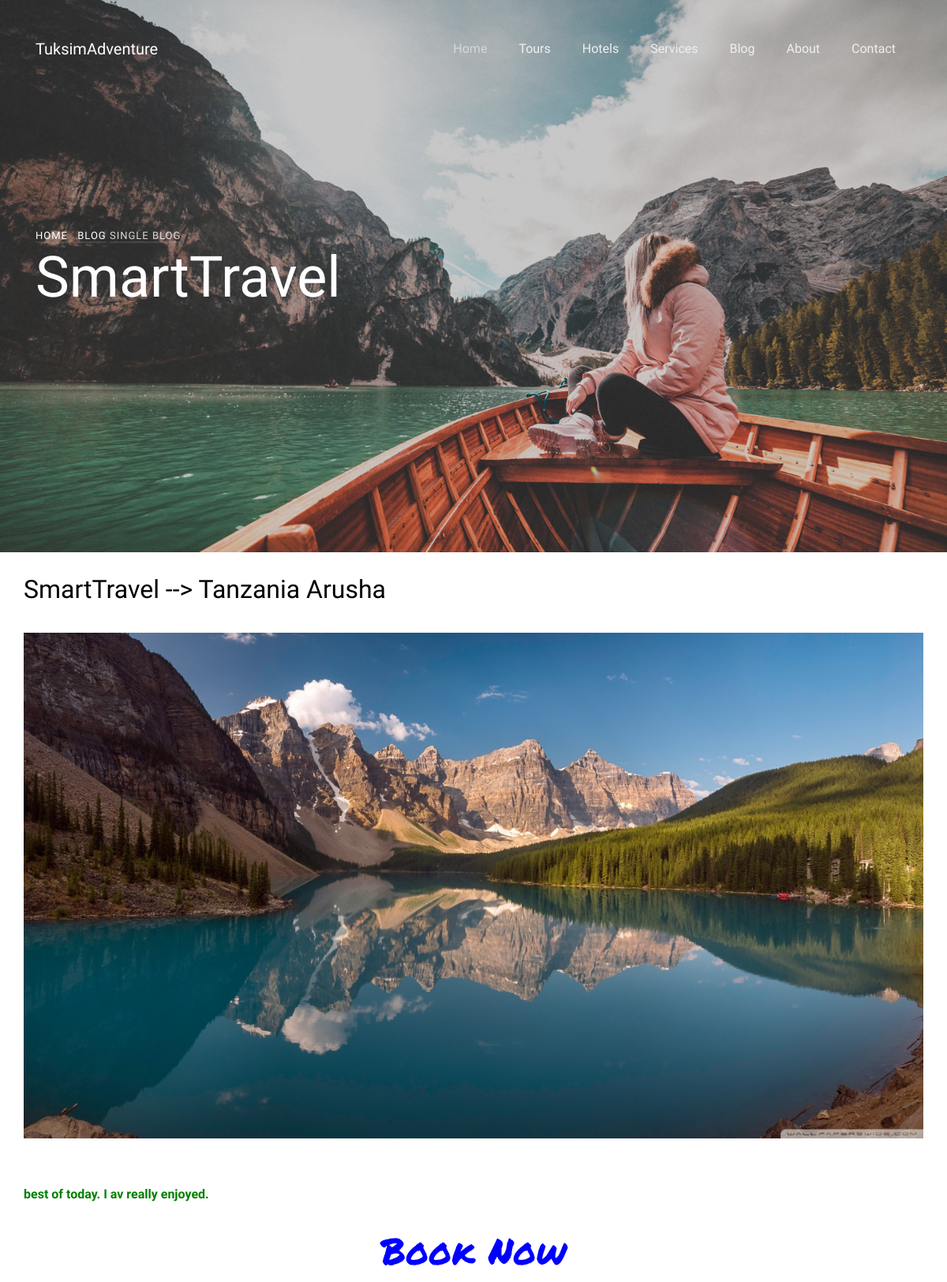
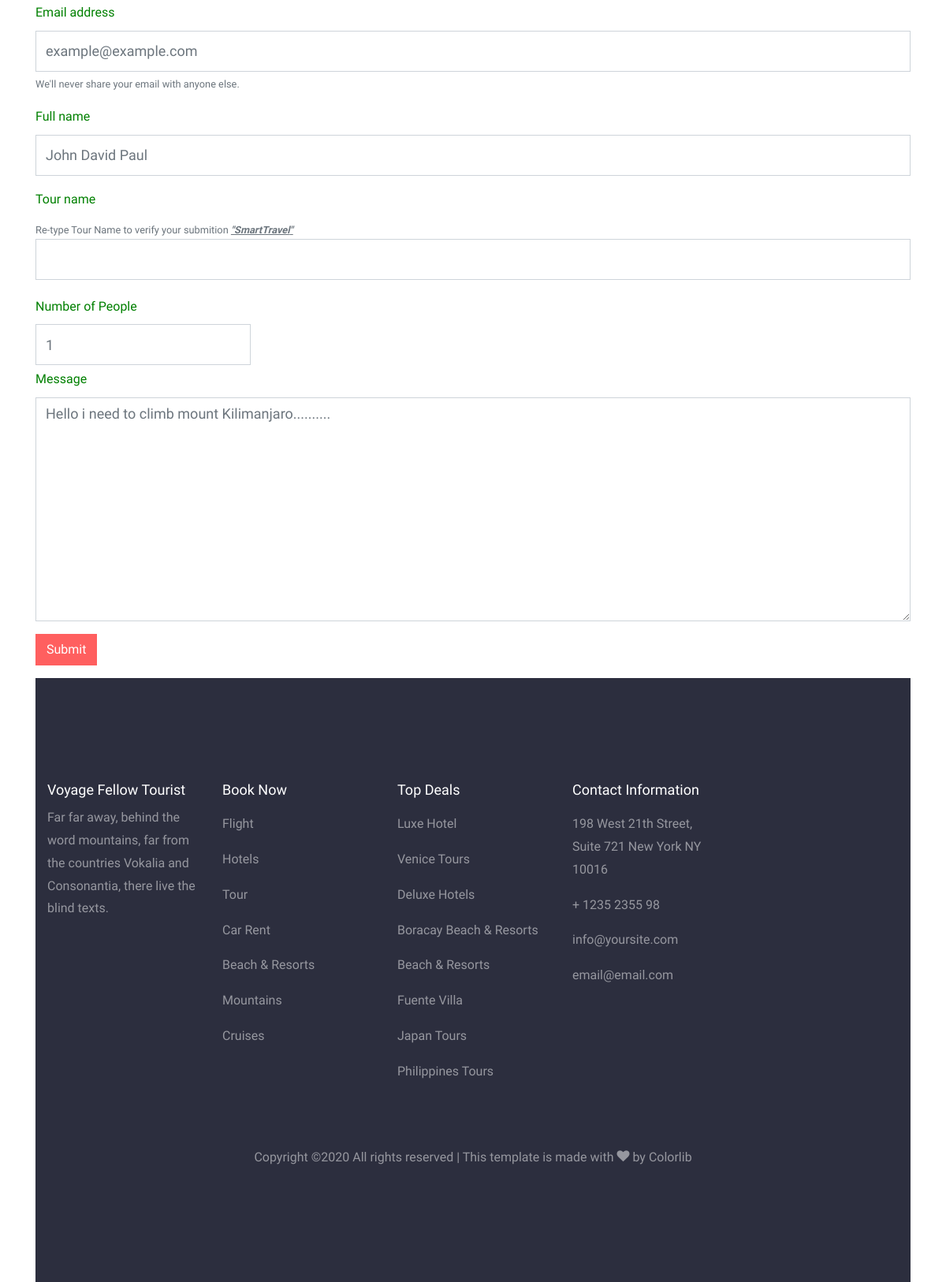
Screenshot of /tours/smarttravel/ with the database file from the repository (2 pictures, top to bottom).
### tkadventure/models.py (models this page shows, shortened)
class Tour(models.Model):
    image = models.ImageField(upload_to='media')
    name = models.CharField(max_length=20)
    location = models.CharField(max_length=50)
    tour_type = models.CharField(choices=tour_list, max_length=20)
    slug = models.SlugField(max_length=250, blank=True, null=True)
    tour_descr = models.CharField(max_length=1000, blank=True, null=True)
    popular = models.BooleanField(max_length=10, blank=True, null=True)

### tkadventure/views.py (the view)
# urls.py: path('tours/<slug:slug>/', views.tour_detail, name='tour_detail'),
def tour_detail(request, slug):
    q = Tour.objects.filter(slug__iexact = slug)
    book_subject = "Someone just booked a tour man!!"
    if q.exists():
        q = q.first()
    else:
       return render(request, 'tkadventure/404.html', status=404)
    if request.method == "POST":
        form = BookingForm(request.POST)
        if form.is_valid():
            book_full_name = form.cleaned_data['full_name']
            book_email = form.cleaned_data['email']
            book_tour_name = form.cleaned_data['tour_name']
            book_quantity = form.cleaned_data['quantity']
            book_message = form.cleaned_data['message']
            book_user_message = f'Customer "{book_full_name}" with the email "{book_email}" just booked a tour to " " "{book_tour_name}" with quantity of " "  {book_quantity} person/people and left a message " " "{book_message}" please contact him as soon as possible'
            form.save()
            try:
                send_mail(book_subject, book_user_message, settings.EMAIL_HOST_USER, ['lsuleiman2002@gmail.com'], settings.FAIL_SILENTLY)
            except BadHeaderError:
                return HttpResponse('Invalid Header.')
            form.save()
            messages.success(request, f'Booking  was successfully we shall contact you shortly {full_name} thank you!')
            return HttpResponseRedirect(reverse('home'))
        else:
            print(form.errors)
    else:
        form = BookingForm()
    context = {
        'tourform': form,
        'tour': q
    }
    return render(request, 'tkadventure/tour_detail.html', context)

### tkadventure/forms.py
class BookingForm(forms.ModelForm):
    class Meta(object):
        model = Bookings
        fields = ('full_name','email','tour_name','quantity','message')
        widget = {
            'full_name': forms.TextInput(attrs={'class': 'form-control'}),
            'email': forms.EmailInput(attrs={'class': 'form-control'}),
            'tour_name': forms.TextInput(attrs={'class': 'form-control'}),
            'quantity': forms.NumberInput(attrs={'class': 'form-control'}),
            'message': forms.Textarea(attrs={'class': 'form-control'})
        }

### templates/tkadventure/tour_detail.html (shortened to what this page needs)
{% extends 'base.html' %}
{% load static %}
{% load widget_tweaks %}
{% block body %}
     <section class="home-slider owl-carousel">
      <div class="slider-item" style="background-image: url('{% static 'images/bg_3.jpg' %}');" data-stellar-background-ratio="0.5">
        <div class="overlay"></div>
        <div class="container">
          <div class="row slider-text align-items-center">
            <div class="col-md-7 col-sm-12 tco-animate">
              <p class="breadcrumbs"><span class="mr-2"><a href="index.html">Home</a></span> <span><a href="blog.html">Blog</a></span> <span>Single Blog</span></p>
              <h1 class="mb-3">{{ tour.name }}</h1>
            </div>
          </div>
        </div>
      </div>
    </section>
      <div class="container">
        <div class="row">
            <div style="padding-top:2%;padding-bottom:2%">
            <h2 >{{ tour.name }} --> {{ tour.location }}
            </div>
            <div style="padding-bottom:5%">
              <img src="{{ tour.image.url }}" alt="{{ tour.name }}" class="img-fluid">
            </div>
            {% autoescape off %}<p style="color:green;font-size:16px;font-weight: bold;font-family: "Lucida Console", Courier, monospace;">{{ tour.tour_descr}}</p>{% endautoescape %}
       </div>
       <div style="font-family: 'Permanent Marker', cursive;color:blue;text-align:center;font-size:46px;">
       Book Now
       </div>
       <form method="post" action="{% url 'tours' %}">
  <div class="form-group">
  <div style="color:green;">  <label for="exampleInputEmail1">Email address</label></div>
      {% render_field tourform.email class="form-control" placeholder="example@example.com"%}
    <small id="emailHelp" class="form-text text-muted">We'll never share your email with anyone else.</small>
  </div>
  <div class="form-group">
   <div style="color:green;"> <label for="exampleInputPassword1">Full name</label></div>
       {% render_field tourform.full_name class="form-control" placeholder="John David Paul"%}
  </div>
  <div class="form-group">
    <div style="color:green;"><label for="exampleInputPassword1">Tour name</label></div>
     <small id="emailHelp" class="form-text text-muted">Re-type Tour Name to verify your submition  <b><i><u> "{{ tour.name }}"</u></i></b></small>
      {% render_field tourform.tour_name class="form-control"%}
  </div>
 <div class="form-row align-items-center">
    <div class="col-auto my-1">
     <div style="color:green;"> <label class="mr-sm-2" for="inlineFormCustomSelect">Number of People</label></div>
        {% render_field tourform.quantity class="form-control" placeholder="1"%}
</div>
</div>
  <div class="form-group">
    <div style="color:green;"><label for="exampleInputPassword1">Message</label></div>
      {% render_field tourform.message class="form-control" placeholder="Hello i need to climb mount Kilimanjaro.........."%}
  </div>
  <button type="submit" class="btn btn-primary">Submit</button>
</form>
{% endblock body %}

### rows the page displays
Tour: name "SmartTravel", location "Tanzania Arusha", image (picture), tour_descr "best of today. I av really enjoyed."
